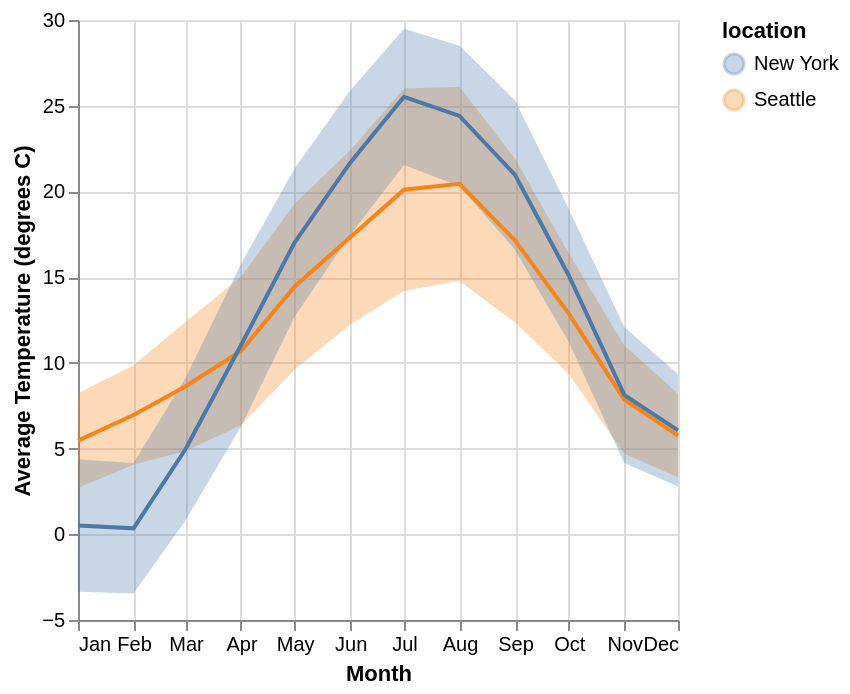

Notebook cell for this chart:
### Code cell
# Solution
temp_min_max = alt.Chart(df).mark_area(opacity=0.3).encode(
    alt.X('month(date):T').title('Month'),
    alt.Y('mean(temp_max):Q').title('Average Temperature (degrees C)'),
    alt.Y2('mean(temp_min):Q'),
    alt.Color('location:N')
)

temp_mid = alt.Chart(df).transform_calculate(
    temp_mid='(datum.temp_min + datum.temp_max) / 2'
).mark_line().encode(
    alt.X('month(date):T'),
    alt.Y('mean(temp_mid):Q'),
    alt.Color('location:N')
)

temp_min_max + temp_mid

### Figure 1 — Vega-Lite specification as saved in the notebook (floating-point values rounded to 4 significant figures; data arrays with more than 128 entries replaced by an {"elided": "..."} marker saying what was removed)
{"config": {"view": {"continuousWidth": 300, "continuousHeight": 300}}, "layer": [{"mark": {"type": "area", "opacity": 0.3}, "encoding": {"color": {"field": "location", "type": "nominal"}, "x": {"field": "date", "timeUnit": "month", "title": "Month", "type": "temporal"}, "y": {"aggregate": "mean", "field": "temp_max", "title": "Average Temperature (degrees C)", "type": "quantitative"}, "y2": {"aggregate": "mean", "field": "temp_min"}}}, {"mark": {"type": "line"}, "encoding": {"color": {"field": "location", "type": "nominal"}, "x": {"field": "date", "timeUnit": "month", "type": "temporal"}, "y": {"aggregate": "mean", "field": "temp_mid", "type": "quantitative"}}, "transform": [{"calculate": "(datum.temp_min + datum.temp_max) / 2", "as": "temp_mid"}]}], "data": {"name": "data-0e4b4088054dec206bbee1cdbde321fc"}, "$schema": "https://vega.github.io/schema/vega-lite/v5.17.0.json", "datasets": {"data-0e4b4088054dec206bbee1cdbde321fc": {"elided": "2922 records"}}}
